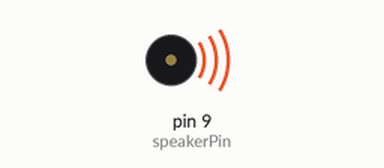
The sketch below on a simulated Arduino Uno, built with avr-gcc and run on an emulated ATmega328P. On the bench: buzzer (waves = sounding).

Above: at 0.1 s.
Timing chart, 0 to 40.0 s (numbered marks = the images above):
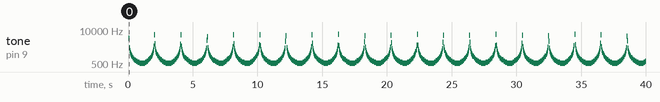

The sketch:

nc_001.ino
```cpp
// Arduino + Sound WS
// 2011.11.26-27
//
// 01-1:Arduinoで音を出そう
// "音がだんだn変わるサンプル（１）"


//スピーカーのピンを９ピンにする
int speakerPin = 9;

//スピーカーを振るわせる時間
int i=1;
//変数iの増加量
int d=1;

void setup(){

  //スピーカーのピンを出力モードに
  pinMode(speakerPin, OUTPUT);

}


void loop(){

  i+=d;
  if(i>1000 || i<=1)d=-d;

  digitalWrite(speakerPin, HIGH);
  delayMicroseconds(i);

  digitalWrite(speakerPin, LOW);
  delayMicroseconds(i);

}
```

Measured:
- by itself, tone on pin 9 (speakerPin): plays 4782 Hz for 0.04 s, 2070 Hz for 0.04 s, 1588 Hz for 0.04 s, 1339 Hz for 0.04 s, 1180 Hz for 0.04 s, 1067 Hz for 0.04 s … (472 notes in this stretch)
